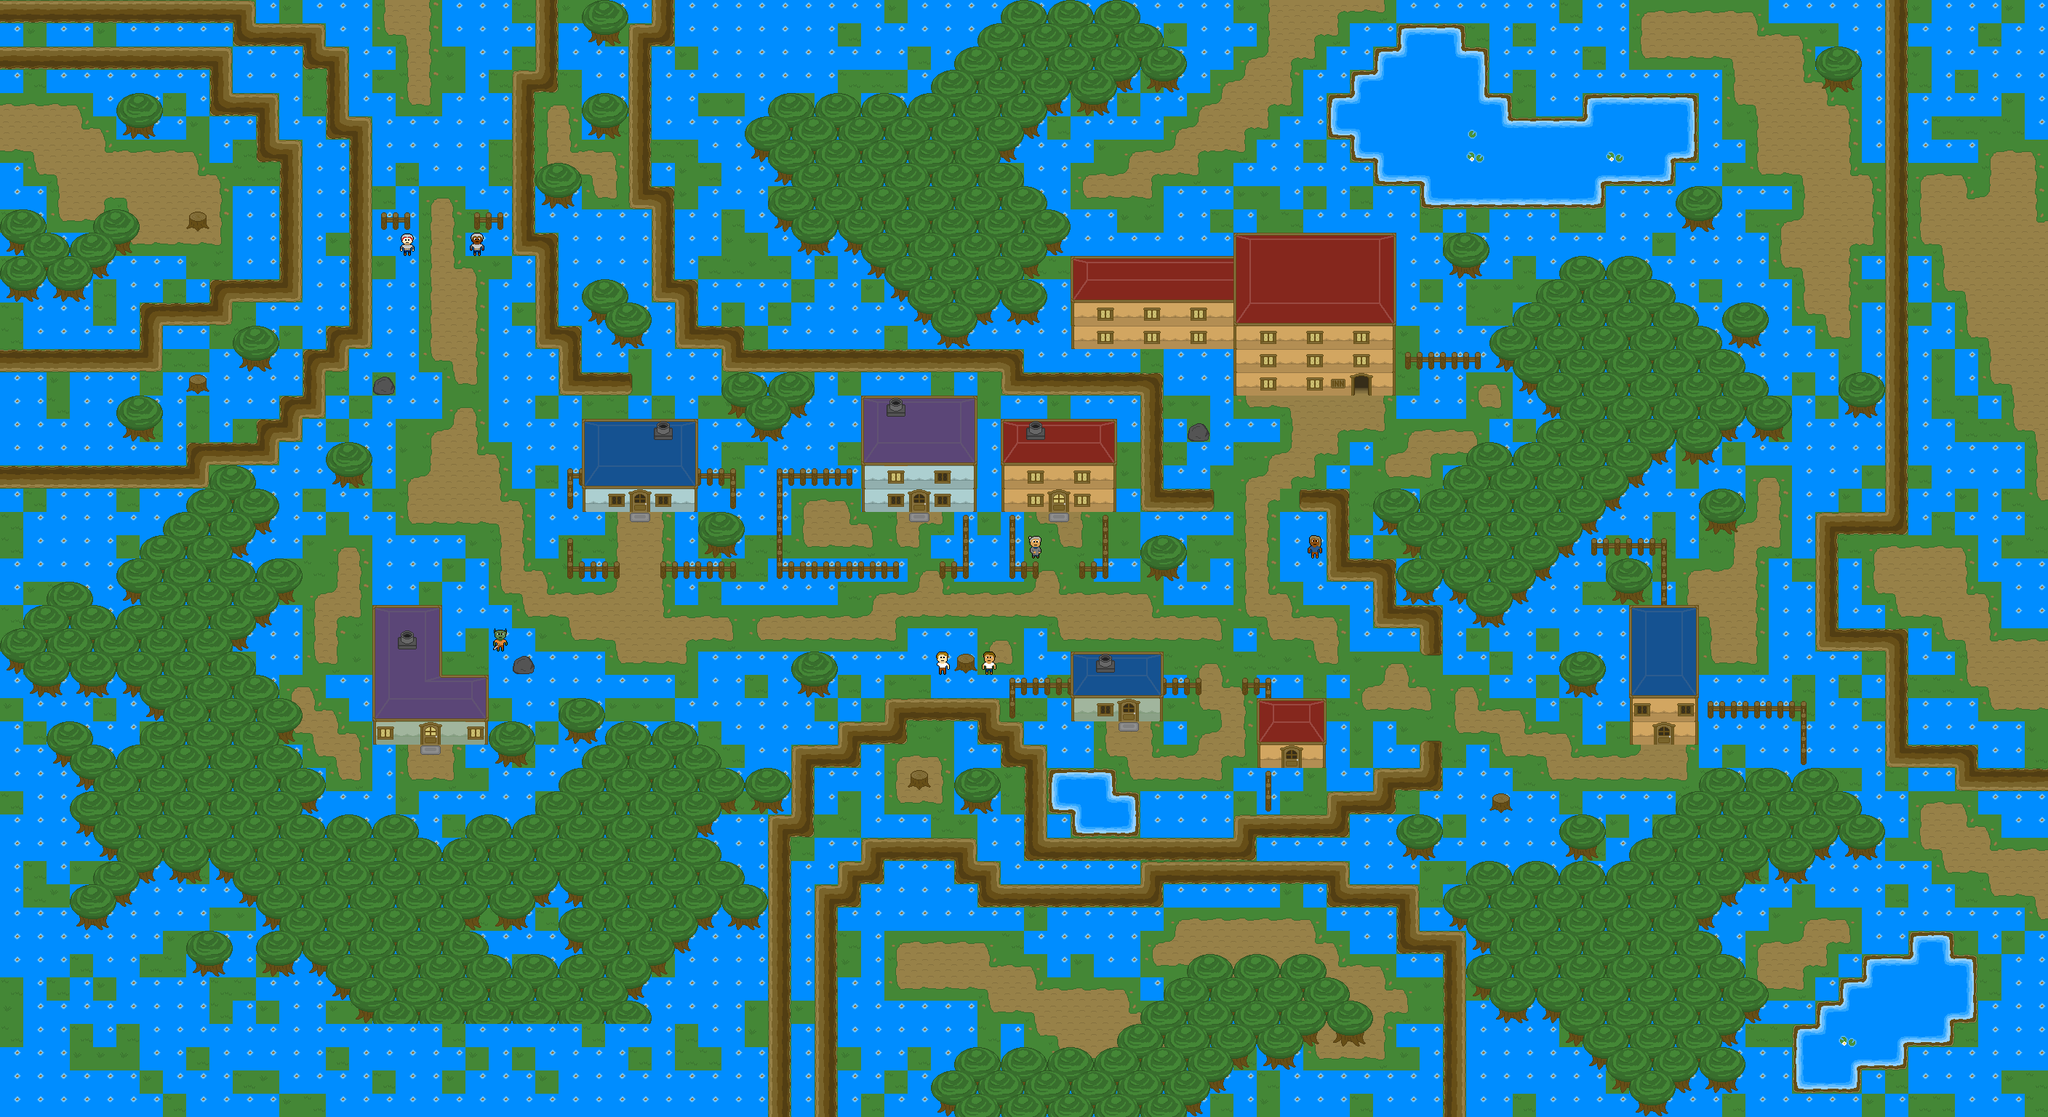

Tiled map render using the project's own tile images. Description and the map definition, with tile-layer contents summarised, below:
An orthogonal 88x48 tile map with 32x32 px tiles, 5 tile layers (ground, trees, buildings, detail 1, ...), 1 hidden layer not drawn, 7 tilesets and 47 objects (26x fence, 5x dark_door, 3x rock, 2x stump, 2x light_door, ...).

<map version="1.0" tiledversion="1.1.2" orientation="orthogonal" renderorder="right-down" width="88" height="48" tilewidth="32" tileheight="32" infinite="0" nextobjectid="53">
 <tileset firstgid="1" source="tileset_town_v01.tsx" />
 <tileset firstgid="100" source="tileset_outside_v01.tsx" />
 <tileset firstgid="140" source="tileset_trees_v01.tsx" />
 <tileset firstgid="149" source="tileset_temple_v01.tsx" />
 <tileset firstgid="161" source="tileset_dusty_v02.tsx" />
 <tileset firstgid="201" source="tileset_mining_v01.tsx" />
 <tileset firstgid="216" source="tileset_inn_v01.tsx" />
 <layer name="ground" width="88" height="48">
  <data>[4224 cells, 4224 non-empty, 40 distinct tile ids]</data>
 </layer>
 <layer name="trees" width="88" height="48">
  <data>[4224 cells, 987 non-empty, 7 distinct tile ids]</data>
 </layer>
 <layer name="buildings" width="88" height="48">
  <data>[4224 cells, 218 non-empty, 50 distinct tile ids]</data>
 </layer>
 <layer name="detail 1" width="88" height="48">
  <data>[4224 cells, 97 non-empty, 29 distinct tile ids]</data>
 </layer>
 <layer name="detail 2" width="88" height="48">
  <data>[4224 cells, 0 non-empty, 0 distinct tile ids]</data>
 </layer>
 <layer name="walls" width="88" height="48" visible="0">
  <properties>
   <property name="collidable" type="bool" value="true" />
  </properties>
  <data>[4224 cells, 498 non-empty, 2 distinct tile ids]</data>
 </layer>
 <objectgroup name="doors" visible="0">
  <object id="1" name="door" type="inn_01" x="1856.33" y="512.667" width="31.3333" height="17">
   <properties>
    <property name="target_x" type="int" value="576" />
    <property name="target_y" type="int" value="416" />
   </properties>
  </object>
  <object id="2" name="door" type="forest_01" x="576.333" y="288.667" width="63.6667" height="14.3333">
   <properties>
    <property name="target_x" type="int" value="720" />
    <property name="target_y" type="int" value="1280" />
   </properties>
  </object>
 </objectgroup>
 <objectgroup name="objects" visible="0">
  <object id="5" name="rock" x="514" y="514.667" width="27.3333" height="27.3333" />
  <object id="6" name="rock" x="706" y="901.667" width="27.3333" height="27.3333" />
  <object id="7" name="rock" x="1634" y="579.667" width="27.3333" height="27.3333" />
  <object id="8" name="stump" x="2052" y="1092.5" width="23.5" height="23.5" />
  <object id="9" name="stump" x="1316" y="899.167" width="23.5" height="23.5" />
  <object id="11" name="fence" x="518" y="293.5" width="53.5" height="19.5" />
  <object id="12" name="fence" x="646.5" y="294" width="53.5" height="19.5" />
  <object id="14" name="fence" x="772.833" y="776.333" width="80.1667" height="19.5" />
  <object id="15" name="fence" x="910.167" y="775" width="103.5" height="19.5" />
  <object id="16" name="fence" x="965.5" y="647" width="52.8333" height="19.5" />
  <object id="17" name="fence" x="997.5" y="677" width="22.1667" height="19.5" />
  <object id="18" name="fence" x="773.5" y="644.333" width="22.1667" height="48.8333" />
  <object id="19" name="fence" x="773.5" y="741.667" width="22.1667" height="27.5" />
  <object id="20" name="fence" x="1061.5" y="643.667" width="22.1667" height="148.833" />
  <object id="21" name="fence" x="1089.5" y="771.667" width="150.167" height="19.5" />
  <object id="22" name="fence" x="1088.17" y="643.667" width="92.1667" height="19.5" />
  <object id="23" name="fence" x="1286.83" y="774.333" width="52.1667" height="19.5" />
  <object id="24" name="fence" x="1318.83" y="707.667" width="19.5" height="60.8333" />
  <object id="25" name="fence" x="1382.17" y="707" width="19.5" height="60.8333" />
  <object id="26" name="fence" x="1382.83" y="774.333" width="52.1667" height="19.5" />
  <object id="27" name="fence" x="1480.83" y="776.333" width="52.1667" height="19.5" />
  <object id="28" name="fence" x="1510.83" y="709.667" width="19.5" height="60.8333" />
  <object id="29" name="fence" x="1413.5" y="933.667" width="52.1667" height="19.5" />
  <object id="30" name="fence" x="1380.83" y="931.667" width="19.5" height="60.8333" />
  <object id="31" name="fence" x="1604.17" y="934.333" width="52.1667" height="19.5" />
  <object id="32" name="fence" x="1702.83" y="935" width="52.1667" height="19.5" />
  <object id="33" name="fence" x="1734.17" y="1060.33" width="20.1667" height="54.8333" />
  <object id="34" name="fence" x="2182.83" y="741" width="52.1667" height="19.5" />
  <object id="35" name="fence" x="2341.83" y="968" width="146.167" height="19.5" />
  <object id="36" name="fence" x="2469.83" y="997" width="20.1667" height="47.5" />
  <object id="37" name="fence" x="1927.5" y="484.333" width="117.5" height="19.5" />
  <object id="38" name="light_door" x="578.5" y="995.5" width="27" height="28" />
  <object id="39" name="dark_door" x="867" y="674.667" width="26.3333" height="27" />
  <object id="40" name="dark_door" x="1250" y="674.667" width="26.3333" height="27" />
  <object id="42" name="light_door" x="1442.5" y="674.167" width="27" height="28" />
  <object id="43" name="dark_door" x="1538" y="962.667" width="26.3333" height="27" />
  <object id="44" name="dark_door" x="1762.67" y="1027.33" width="26.3333" height="27" />
  <object id="45" name="dark_door" x="2274.67" y="995.333" width="26.3333" height="27" />
  <object id="46" name="npc_8" x="549.25" y="325" width="21.25" height="23.5" />
  <object id="47" name="npc_9" x="642.5" y="322.75" width="26.75" height="28.25" />
  <object id="48" name="npc_7" x="674.375" y="866.375" width="27.25" height="28.625" visible="0" />
  <object id="49" name="npc_4" x="1346.07" y="896.953" width="26.625" height="27.75" />
  <object id="50" name="npc_2" x="1411.5" y="739.5" width="24" height="26" />
  <object id="51" name="npc_6" x="1794.75" y="738.75" width="26.75" height="28" />
  <object id="52" name="npc_5" x="1281.35" y="899.498" width="27.6769" height="25.5146" />
 </objectgroup>
</map>